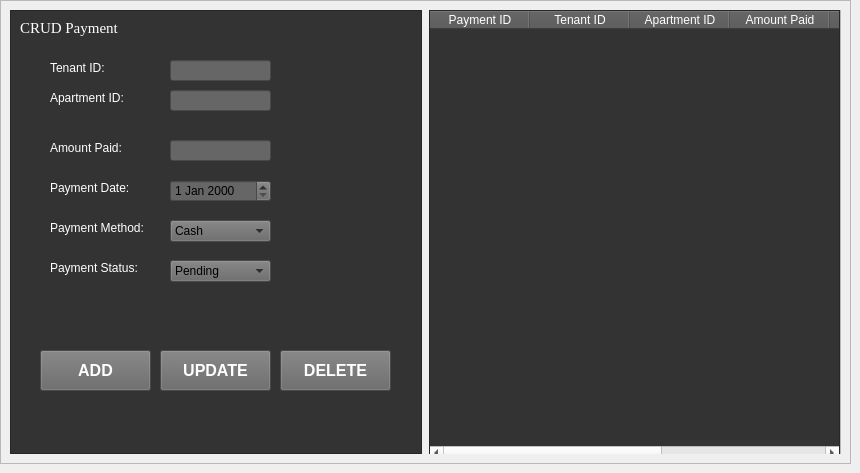
            <widget class="QWidget" name="CRUDPaymentPage">
             <widget class="QFrame" name="frame_20">
              <property name="geometry">
               <rect>
                <x>0</x>
                <y>0</y>
                <width>851</width>
                <height>464</height>
               </rect>
              </property>
              <property name="frameShape">
               <enum>QFrame::StyledPanel</enum>
              </property>
              <property name="frameShadow">
               <enum>QFrame::Raised</enum>
              </property>
              <layout class="QHBoxLayout" name="horizontalLayout_10">
               <item>
                <widget class="QFrame" name="frame_21">
                 <property name="styleSheet">
                  <string notr="true">background-color: #333333;
color: white;</string>
                 </property>
                 <property name="frameShape">
                  <enum>QFrame::StyledPanel</enum>
                 </property>
                 <property name="frameShadow">
                  <enum>QFrame::Raised</enum>
                 </property>
                 <widget class="QLabel" name="CRUDPayment_label">
                  <property name="geometry">
                   <rect>
                    <x>10</x>
                    <y>10</y>
                    <width>201</width>
                    <height>16</height>
                   </rect>
                  </property>
                  <property name="font">
                   <font>
                    <family>Times New Roman</family>
                    <pointsize>11</pointsize>
                   </font>
                  </property>
                  <property name="text">
                   <string>CRUD Payment</string>
                  </property>
                 </widget>
                 <widget class="QLineEdit" name="AmountPaid_line_edit">
                  <property name="geometry">
                   <rect>
                    <x>160</x>
                    <y>130</y>
                    <width>101</width>
                    <height>21</height>
                   </rect>
                  </property>
                  <property name="styleSheet">
                   <string notr="true">QLineEdit {
    background-color: #666666;
    color: black;
}

QLineEdit:!hasFocus {
    color: white;
}
</string>
                  </property>
                  <property name="placeholderText">
                   <string/>
                  </property>
                 </widget>
                 <widget class="QLabel" name="AmountPaid">
                  <property name="geometry">
                   <rect>
                    <x>40</x>
                    <y>130</y>
                    <width>91</width>
                    <height>16</height>
                   </rect>
                  </property>
                  <property name="text">
                   <string>Amount Paid:</string>
                  </property>
                 </widget>
                 <widget class="QLabel" name="PaymentDate">
                  <property name="geometry">
                   <rect>
                    <x>40</x>
                    <y>170</y>
                    <width>91</width>
                    <height>16</height>
                   </rect>
                  </property>
                  <property name="text">
                   <string>Payment Date:</string>
                  </property>
                 </widget>
                 <widget class="QLabel" name="PaymentMethod">
                  <property name="geometry">
                   <rect>
                    <x>40</x>
                    <y>210</y>
                    <width>101</width>
                    <height>16</height>
                   </rect>
                  </property>
                  <property name="text">
                   <string>Payment Method:</string>
                  </property>
                 </widget>
                 <widget class="QComboBox" name="PayMethod_comboBox">
                  <property name="geometry">
                   <rect>
                    <x>160</x>
                    <y>210</y>
                    <width>101</width>
                    <height>22</height>
                   </rect>
                  </property>
                  <property name="styleSheet">
                   <string notr="true">background-color: #666666; color: black;</string>
                  </property>
                  <item>
                   <property name="text">
                    <string>Cash</string>
                   </property>
                  </item>
                  <item>
                   <property name="text">
                    <string>Bank</string>
                   </property>
                  </item>
                  <item>
                   <property name="text">
                    <string>G-Cash</string>
                   </property>
                  </item>
                 </widget>
                 <widget class="QPushButton" name="AddPayBtn">
                  <property name="geometry">
                   <rect>
                    <x>30</x>
                    <y>340</y>
                    <width>111</width>
                    <height>41</height>
                   </rect>
                  </property>
                  <property name="font">
                   <font>
                    <pointsize>12</pointsize>
                    <bold>true</bold>
                   </font>
                  </property>
                  <property name="styleSheet">
                   <string notr="true">background-color: #666666; color: white
;
</string>
                  </property>
                  <property name="text">
                   <string>ADD</string>
                  </property>
                 </widget>
                 <widget class="QPushButton" name="DelPayBtn">
                  <property name="geometry">
                   <rect>
                    <x>270</x>
                    <y>340</y>
                    <width>111</width>
                    <height>41</height>
                   </rect>
                  </property>
                  <property name="font">
                   <font>
                    <pointsize>12</pointsize>
                    <bold>true</bold>
                   </font>
                  </property>
                  <property name="styleSheet">
                   <string notr="true">background-color: #666666; color: white
;
</string>
                  </property>
                  <property name="text">
                   <string>DELETE</string>
                  </property>
                 </widget>
                 <widget class="QPushButton" name="UpdPayBtn">
                  <property name="geometry">
                   <rect>
                    <x>150</x>
                    <y>340</y>
                    <width>111</width>
                    <height>41</height>
                   </rect>
                  </property>
                  <property name="font">
                   <font>
                    <pointsize>12</pointsize>
                    <bold>true</bold>
                   </font>
                  </property>
                  <property name="styleSheet">
                   <string notr="true">background-color: #666666; color: white
;
</string>
                  </property>
                  <property name="text">
                   <string>UPDATE</string>
                  </property>
                 </widget>
                 <widget class="QDateEdit" name="Payment_dateEdit">
                  <property name="geometry">
                   <rect>
                    <x>160</x>
                    <y>170</y>
                    <width>101</width>
                    <height>22</height>
                   </rect>
                  </property>
                  <property name="styleSheet">
                   <string notr="true">background-color: #666666; color: black;</string>
                  </property>
                 </widget>
                 <widget class="QLabel" name="PaymentStatus">
                  <property name="geometry">
                   <rect>
                    <x>40</x>
                    <y>250</y>
                    <width>101</width>
                    <height>16</height>
                   </rect>
                  </property>
                  <property name="text">
                   <string>Payment Status:</string>
                  </property>
                 </widget>
                 <widget class="QComboBox" name="PayStat_comboBox">
                  <property name="geometry">
                   <rect>
                    <x>160</x>
                    <y>250</y>
                    <width>101</width>
                    <height>22</height>
                   </rect>
                  </property>
                  <property name="styleSheet">
                   <string notr="true">background-color: #666666; color: black;</string>
                  </property>
                  <item>
                   <property name="text">
                    <string>Pending</string>
                   </property>
                  </item>
                  <item>
                   <property name="text">
                    <string>Succesful</string>
                   </property>
                  </item>
                  <item>
                   <property name="text">
                    <string>Overdue</string>
                   </property>
                  </item>
                 </widget>
                 <widget class="QLabel" name="TenantID">
                  <property name="geometry">
                   <rect>
                    <x>40</x>
                    <y>50</y>
                    <width>91</width>
                    <height>16</height>
                   </rect>
                  </property>
                  <property name="text">
                   <string>Tenant ID:</string>
                  </property>
                 </widget>
                 <widget class="QLabel" name="ApartID">
                  <property name="geometry">
                   <rect>
                    <x>40</x>
                    <y>80</y>
                    <width>91</width>
                    <height>16</height>
                   </rect>
                  </property>
                  <property name="text">
                   <string>Apartment ID:</string>
                  </property>
                 </widget>
                 <widget class="QLineEdit" name="ApartID_line_edit_3">
                  <property name="geometry">
                   <rect>
                    <x>160</x>
                    <y>80</y>
                    <width>101</width>
                    <height>21</height>
                   </rect>
                  </property>
                  <property name="styleSheet">
                   <string notr="true">QLineEdit {
    background-color: #666666;
    color: black;
}

QLineEdit:!hasFocus {
    color: white;
}
</string>
                  </property>
                  <property name="placeholderText">
                   <string/>
                  </property>
                 </widget>
                 <widget class="QLineEdit" name="TenantID_line_edit3">
                  <property name="geometry">
                   <rect>
                    <x>160</x>
                    <y>50</y>
                    <width>101</width>
                    <height>21</height>
                   </rect>
                  </property>
                  <property name="styleSheet">
                   <string notr="true">QLineEdit {
    background-color: #666666;
    color: black;
}

QLineEdit:!hasFocus {
    color: white;
}
</string>
                  </property>
                  <property name="placeholderText">
                   <string/>
                  </property>
                 </widget>
                </widget>
               </item>
               <item>
                <spacer name="horizontalSpacer_6">
                 <property name="orientation">
                  <enum>Qt::Horizontal</enum>
                 </property>
                 <property name="sizeType">
                  <enum>QSizePolicy::Fixed</enum>
                 </property>
                 <property name="sizeHint" stdset="0">
                  <size>
                   <width>1</width>
                   <height>1</height>
                  </size>
                 </property>
                </spacer>
               </item>
               <item>
                <widget class="QFrame" name="frame_22">
                 <property name="frameShape">
                  <enum>QFrame::StyledPanel</enum>
                 </property>
                 <property name="frameShadow">
                  <enum>QFrame::Raised</enum>
                 </property>
                 <widget class="QTableWidget" name="Payment_tableWidget_5">
                  <property name="geometry">
                   <rect>
                    <x>0</x>
                    <y>0</y>
                    <width>411</width>
                    <height>451</height>
                   </rect>
                  </property>
                  <property name="styleSheet">
                   <string notr="true">
    QTableWidget {
        background-color: #333333;
        color: white;
    }

    QHeaderView::section {
        background-color: #555555;
        color: white;
    }

    QScrollBar:vertical {
        background-color: #555555;
        width: 15px;
    }

    QScrollBar::handle:vertical {
        background-color: #888888;
    }

    QScrollBar::add-line:vertical, QScrollBar::sub-line:vertical {
        background: none;
    }
</string>
                  </property>
                  <column>
                   <property name="text">
                    <string>Payment ID</string>
                   </property>
                  </column>
                  <column>
                   <property name="text">
                    <string>Tenant ID</string>
                   </property>
                  </column>
                  <column>
                   <property name="text">
                    <string>Apartment ID</string>
                   </property>
                  </column>
                  <column>
                   <property name="text">
                    <string>Amount Paid</string>
                   </property>
                  </column>
                  <column>
                   <property name="text">
                    <string>Payment Date</string>
                   </property>
                  </column>
                  <column>
                   <property name="text">
                    <string>Payment Method</string>
                   </property>
                  </column>
                  <column>
                   <property name="text">
                    <string>Payment Status</string>
                   </property>
                  </column>
                 </widget>
                </widget>
               </item>
              </layout>
             </widget>
            </widget>
